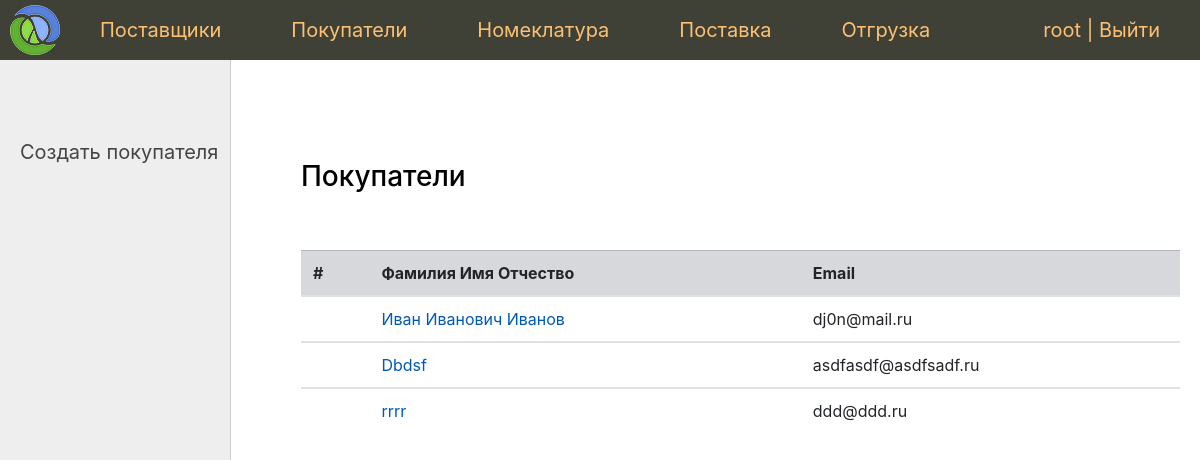
Before: /buyer/ (signed in) with the older database file.
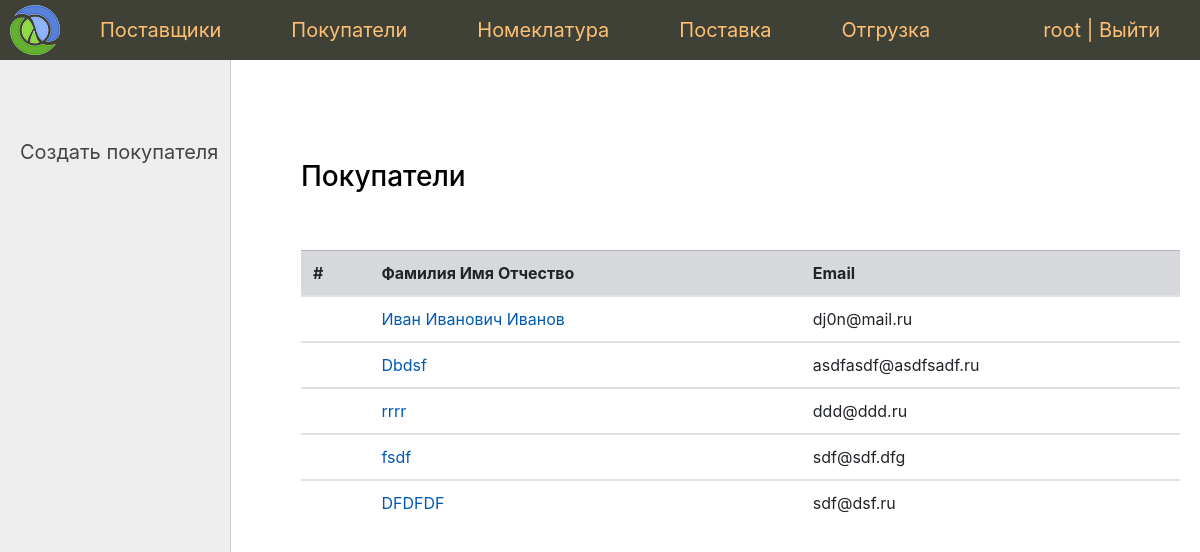
After: the same page with the newer database file.
### app/contactor/models.py (models this page shows, shortened)
class Buyer(models.Model):
    person = models.OneToOneField(
        Person,
        on_delete=models.CASCADE,
        verbose_name='Покупатель'
    )
    class Meta:
        verbose_name = 'Покупатель'
        verbose_name_plural = 'Покупатели'
    def get_absolute_url(self):
        return reverse('buyer', kwargs={'pk': self.pk})

class Person(models.Model):
    full_name = models.CharField('Фамилия Имя Отчество', max_length=100)
    email = models.EmailField('Email', unique=True)
    phone = models.IntegerField('Телефон', unique=True)
    class Meta:
        verbose_name = 'Контактное лицо'
        verbose_name_plural = 'Контактные лица'

### app/contactor/views.py (the view)
# urls.py: path('buyer/', BuyerListView.as_view(), name='buyer_list'),  #
class BuyerListView(SuperUserRequiredMixin, DataMixin, ListView):
    model = Buyer
    template_name = 'contactor/buyer_list.html'
    context_object_name = 'buyers'
    paginate_by = 10
    def get_context_data(self, *, object_list=None, **kwargs):
        context = super().get_context_data(**kwargs)
        context.update(
            self.get_user_context(
                title='Покупатели',
                left_menu=buyer_menu
            )
        )
        return context
    def get_queryset(self):
        return get_buyers()

### app/contactor/services.py (called while the page is built)
def get_buyers():
    return Buyer.objects.select_related('person')

### app/core/mixin.py (called while the page is built)
    def dispatch(self, request, *args, **kwargs):
        if not request.user.is_superuser:
            return self.handle_no_permission()
        return super().dispatch(request, *args, **kwargs)

    def get_user_context(self, **kwargs):
        context = kwargs
        if self.request.user.is_superuser:
            context['menu'] = menu
        return context

### app/contactor/templates/contactor/buyer_list.html
{% extends 'core/base.html' %}
{% block left_menu %}
    {% include 'core/left_menu.html' %}
{% endblock %}
{% block content %}
<h3>{{ title }}</h3><br><br>
    <table class="table">
    <thead>
    <tr class="table-secondary">
        <th scope="col">#</th>
        <th scope="col">Фамилия Имя Отчество</th>
        <th scope="col">Email</th>
    </tr>
    </thead>
    {% for n in buyers %}
        <tbody>
            <tr>
                <td></td>
                <td><a href="{{ n.get_absolute_url }}">{{ n.person.full_name }}</a></td>
                <td>{{ n.person.email }}</td>
            </tr>
        </tbody>
    {% endfor %}
    </table>
{% endblock %}

### app/core/templates/core/base.html (shortened to what this page needs)
{% load static %}
{% load document_tags %}
{% load bootstrap4 %}
{% bootstrap_css %}
<!DOCTYPE html>
<html>
<head>
	<link type="text/css" href="{% static 'sklad/css/styles.css' %}" rel="stylesheet" />
</head>
<body>
<table class="table-page" border=0 cellpadding="0" cellspacing="0">
<tr>
    <td valign=top>
    {% block mainmenu %}
        <div class="header">
            <ul id="mainmenu" class="mainmenu">
                <li class="logo">
                    <a href="{% url 'home' %}"><div class="logo"></div></a>
                </li>
                {% for m in menu %}
                    <li><a href="{% url m.url_name %}">{{m.title}}</a></li>
                {% endfor %}
                {% if request.user.is_authenticated %}
                    <li class="last">{{ user.username }} | <a href="{% url 'logout' %}">Выйти</a></li>
                {% else %}
                    <li class="last"><a href="{% url 'login' %}">Войти</a></li>
                {% endif %}
            </ul>
        </div>
    {% endblock mainmenu %}
<table class="table-content" border=0 cellpadding="0" cellspacing="0">
<tr>
	<td valign="top" class="left-chapters">
        {% block left_menu %}{% endblock %}
    </td>
    <td valign="top" class="content">
	<div class="content-text">
        {% block content %}
        {% endblock %}
	</div>
</td></tr></table>
</td></tr>
</table>
</body>
</html>

Changed rows visible on the page:
added Buyer: person.full_name "fsdf", person.email "sdf@sdf.dfg"
added Buyer: person.full_name "DFDFDF", person.email "sdf@dsf.ru"
